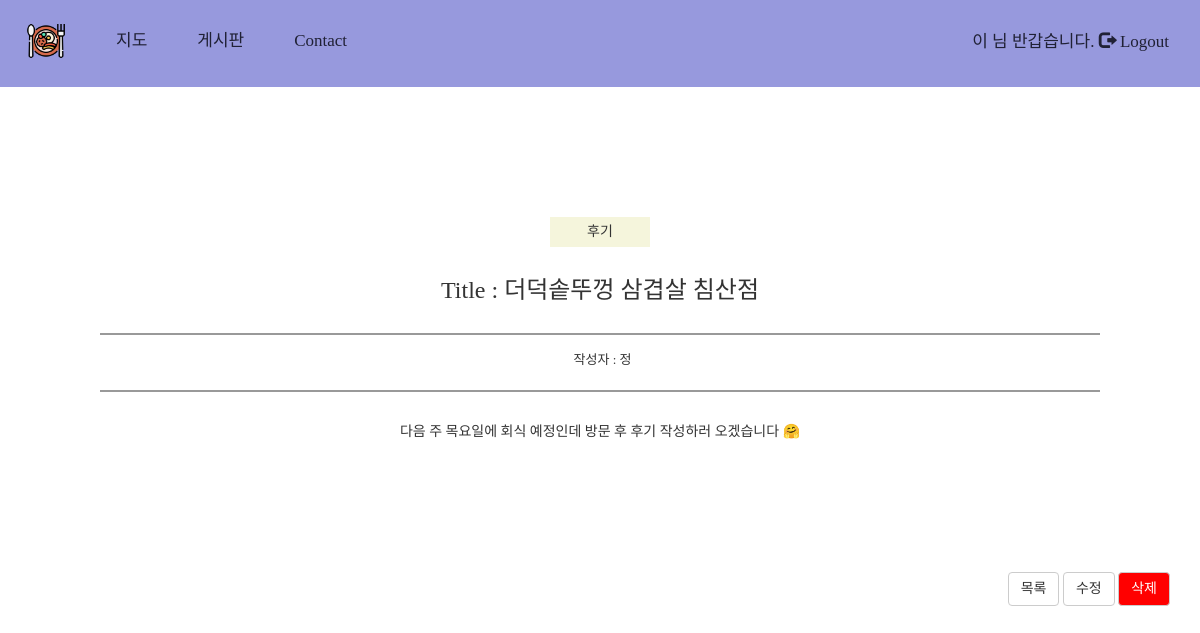
The page /article/detail/23/ (signed in) on the database its author committed.
### app/models.py (models this page shows)
class Article(models.Model):
  title = models.CharField(max_length=100)
  content = models.CharField(max_length=1000)
  user = models.ForeignKey(User, on_delete=models.CASCADE)
  category = models.CharField(max_length=100, null=True) #게시판 카테고리 변수

class User(models.Model):
  email = models.CharField(max_length=20)
  name = models.CharField(max_length=20)
  pwd = models.CharField(max_length=20)
  pwd = models.CharField(max_length=20,null=True)

### app/views.py (the view)
# urls.py: path('article/detail/<int:id>/', views.detail),
def detail(request, id):
  article = Article.objects.get(id=id)
  context = {
    'article' : article
  }
  return render(request, 'detail.html', context)

### app/templates/detail.html (shortened to what this page needs)
{% extends 'home.html' %}
{% block content %}
<div class="container" style='margin-top:30px;'>
  <div class="card">
    <div class="card-view">
      <div class="category">
      {% if article.category == '1' %}추천{% elif article.category == '2'%}후기{% endif %}
      </div>
      <div class="heading">
        <h3>Title :  {{ article.title }}</h3>
      </div>
      <div class="info">
        <dl>
          작성자 :  {{ article.user.name }}
        </dl>
      </div>
      <div class="body">{{ article.content }}</div>
    </div>
  </div>
</div>
<div class="container text-right">
  <button href=''  class="btn btn-default" id="list" onclick='location="/article/list/"'>목록</button>
  <a href='' class="btn btn-default" id="update" data-article-id="{{ article.id }}">수정</a>
  <a href='/article/delete/{{ article.id }}/' class="btn btn-default" id="delete" style="background-color: red; color: white;">
    삭제
  </a>
</div>
<br>
{% endblock %}

### app/templates/home.html (style rules this page uses)
* { font-family: NeoDunggeunmo; }

### app/templates/detail.html (style rules this page uses)
.card-view { text-align: center; margin-top: 100px; margin-bottom: 100px; }
.card-view .category { background-color: beige; padding-right: 20px; padding-left: 20px; padding-top: 5px; padding-bottom: 5px; width: 100px; margin-left: 520px; }
.card-view .heading { margin-top: 30px; margin-bottom: 30px; }
.card-view .heading h3 { margin-top: 10px; }
.card-view .info { border-top: 2px solid #999; border-bottom: 2px solid #999; margin: auto; width: 1000px; padding-top: 15px; }
.card-view .info dl { display: inline-block; margin-left: 5px; font-size: small; }
.body { margin-top: 30px; padding-bottom: 30px; }

### rows shown on the page
Article: title "더덕솥뚜껑 삼겹살 침산점", user.name "정", content "다음 주 목요일에 회식 예정인데 방문 후 후기 작성하러 오겠습니다 🤗"

### other values the page prints
{{ request.session.name }} "이"
